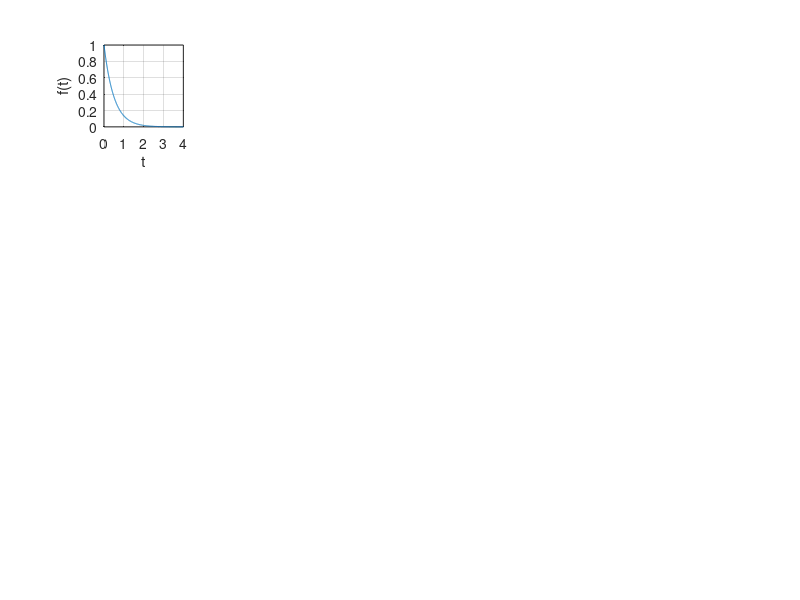

Recreate this plot in MATLAB. (Note: this script raises an error after producing the figure.)

% 指数信号
figure(1);

for i=1:5
    
    E = 1;
    a = i * 2;
    t = linspace(0, 4, 1000);
    w = linspace(-30, 30, 10000);
    f = E*exp(-a * t);
    F = 1 ./ (a + j*w);

    subplot(4, 5, i);
    plot(t, f); grid on; xlabel('t'); ylabel('f(t)'); title('a=', a);

    subplot(4, 5, 5 + i);
    plot(w, abs(F)); grid on; xlabel('\omega'); ylabel('|F(\omega)|'); title('a=', a);
    
    subplot(4, 5, 10 + i);
    max_logF = max(abs(F));
    plot(w, 20*log10(abs(F)/max_logF)); grid on; xlabel('\omega'); ylabel('|F(\omega)| in dB'); title('a=', a);

    subplot(4, 5, 15 + i);
    plot(w, angle(F)); grid on; xlabel('\omega'); ylabel('\phi(\omega)'); title('a=', a);
end

% 矩形脉冲
figure(2)

tt = 2;
E  = 1;
t  = linspace(-10, 10, 10000);
w  = linspace(-30, 30, 10000);
F  = E * tt * sinc(w/(2*pi)*tt);

subplot(3, 1, 1);
plot(w, abs(F)); grid on; xlabel('\omega'); ylabel('|F(\omega)|');

subplot(3, 1, 2);
max_logF = max(abs(F));
plot(w, 20*log10(abs(F)/max_logF)); grid on; xlabel('\omega'); ylabel('|F(\omega)| in dB');

subplot(3, 1, 3);
plot(w, angle(F)); grid on; xlabel('\omega'); ylabel('\phi(\omega)');

% 升余弦脉冲
figure(3);

tt = 2;
E  = 1;
t  = linspace(-10, 10, 10000);
w  = linspace(-30, 30, 10000);
f  = E/2*(1 + cos(2*pi*t/tt)).*rectpuls(t, tt);
wo = 2 * pi / tt;
F  = f_ori(E, w, tt) + f_ori(E, w - wo, tt) / 2 + f_ori(E, w + wo, tt) / 2;

subplot(4, 1, 1);
plot(t, f); grid on; xlabel('t'); ylabel('f(t)');

subplot(4, 1, 2);
plot(w, abs(F)); grid on; xlabel('\omega'); ylabel('|F(\omega)|');

subplot(4, 1, 3);
max_logF = max(abs(F));
plot(w, 20*log10(abs(F)/max_logF)); grid on; xlabel('\omega'); ylabel('|F(\omega)| in dB');

subplot(4, 1, 4);
plot(w, angle(F)); grid on; xlabel('\omega'); ylabel('\phi(\omega)');

% 三角脉冲
figure(4);

tt = 2;
E  = 1;
t  = linspace(-10, 10, 10000);
w  = linspace(-30, 30, 10000);
f  = E*(1-2*abs(t)/tt).*rectpuls(t, tt);
F  = E*tt/2*power(sinc(w*tt/4/pi), 2);

subplot(4, 1, 1);
plot(t, f); grid on; xlabel('t'); ylabel('f(t)');

subplot(4, 1, 2);
plot(w, abs(F)); grid on; xlabel('\omega'); ylabel('|F(\omega)|');

subplot(4, 1, 3);
max_logF = max(abs(F));
plot(w, 20*log10(abs(F)/max_logF)); grid on; xlabel('\omega'); ylabel('|F(\omega)| in dB');

subplot(4, 1, 4);
plot(w, angle(F)); grid on; xlabel('\omega'); ylabel('\phi(\omega)');